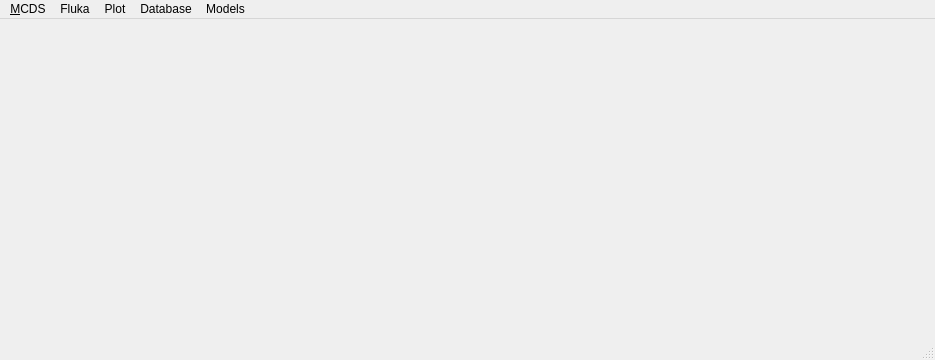
<?xml version="1.0" encoding="UTF-8"?>
<ui version="4.0">
 <class>MainWindow</class>
 <widget class="QMainWindow" name="MainWindow">
  <property name="enabled">
   <bool>true</bool>
  </property>
  <property name="geometry">
   <rect>
    <x>0</x>
    <y>0</y>
    <width>935</width>
    <height>360</height>
   </rect>
  </property>
  <property name="windowTitle">
   <string>CELL: Cellular effect and Lesion Linker</string>
  </property>
  <widget class="QWidget" name="centralwidget"/>
  <widget class="QMenuBar" name="menubar">
   <property name="geometry">
    <rect>
     <x>0</x>
     <y>0</y>
     <width>935</width>
     <height>22</height>
    </rect>
   </property>
   <widget class="QMenu" name="menu_Vista">
    <property name="title">
     <string>&amp;MCDS</string>
    </property>
    <widget class="QMenu" name="menuCalcular_supervivencia">
     <property name="title">
      <string>Calculate cell survival</string>
     </property>
     <addaction name="actionCelula_HSG"/>
     <addaction name="actionCelula_V79"/>
    </widget>
    <addaction name="actionCelula"/>
    <addaction name="actionControl_simulacion"/>
    <addaction name="actionCampo_de_radiacion"/>
    <addaction name="actionOxigenacion"/>
    <addaction name="actionFBL"/>
    <addaction name="actionReductor_de_radicales"/>
    <addaction name="separator"/>
    <addaction name="actionGenerar_input"/>
    <addaction name="actionLanzar_simulaciones"/>
    <addaction name="menuCalcular_supervivencia"/>
    <addaction name="separator"/>
    <addaction name="actionNueva_carpeta"/>
   </widget>
   <widget class="QMenu" name="menuFluka">
    <property name="title">
     <string>Fluka</string>
    </property>
    <addaction name="actionFluka"/>
    <addaction name="separator"/>
    <addaction name="actionFluka_Survival"/>
    <addaction name="separator"/>
    <addaction name="actionNueva_carpeta_proc"/>
    <addaction name="actionCarpeta_output_proc"/>
   </widget>
   <widget class="QMenu" name="menuGraficar">
    <property name="title">
     <string>Plot</string>
    </property>
    <addaction name="actionInterfaz_de_ploteo"/>
   </widget>
   <widget class="QMenu" name="menuBase_de_datos">
    <property name="title">
     <string>Database</string>
    </property>
    <addaction name="actionGenerar_base_de_datos"/>
    <addaction name="actionAdd_PIDE_dataset"/>
   </widget>
   <widget class="QMenu" name="menuModelo">
    <property name="title">
     <string>Models</string>
    </property>
    <widget class="QMenu" name="menuWang_2018">
     <property name="title">
      <string>Wang et al. (2018)</string>
     </property>
     <addaction name="actionParametros_originales"/>
     <addaction name="actionParametros_Sophia"/>
    </widget>
    <addaction name="menuWang_2018"/>
    <addaction name="actionTLK"/>
    <addaction name="actionMachine_learning"/>
   </widget>
   <addaction name="menu_Vista"/>
   <addaction name="menuFluka"/>
   <addaction name="menuGraficar"/>
   <addaction name="menuBase_de_datos"/>
   <addaction name="menuModelo"/>
  </widget>
  <widget class="QStatusBar" name="statusbar"/>
  <action name="actionCelula">
   <property name="checkable">
    <bool>true</bool>
   </property>
   <property name="text">
    <string>Cell</string>
   </property>
   <property name="toolTip">
    <string>Ajusta DNA, NDIA, CDIA y WEM</string>
   </property>
  </action>
  <action name="actionControl_simulacion">
   <property name="checkable">
    <bool>true</bool>
   </property>
   <property name="text">
    <string>Simulation parameters</string>
   </property>
   <property name="toolTip">
    <string>Ajusta NOCS y SEED</string>
   </property>
  </action>
  <action name="actionCampo_de_radiacion">
   <property name="checkable">
    <bool>true</bool>
   </property>
   <property name="text">
    <string>Radiation field parameters</string>
   </property>
   <property name="toolTip">
    <string>Ajusta FN, PAR, KE, MeV/A y AD</string>
   </property>
  </action>
  <action name="actionOxigenacion">
   <property name="checkable">
    <bool>true</bool>
   </property>
   <property name="text">
    <string>Oxygen</string>
   </property>
   <property name="toolTip">
    <string>Ajusta PO2, mmHg, m0, k, q y r</string>
   </property>
  </action>
  <action name="actionFBL">
   <property name="checkable">
    <bool>true</bool>
   </property>
   <property name="text">
    <string>FBL</string>
   </property>
  </action>
  <action name="actionReductor_de_radicales">
   <property name="checkable">
    <bool>true</bool>
   </property>
   <property name="text">
    <string>Free radicals</string>
   </property>
  </action>
  <action name="actionFluka">
   <property name="checkable">
    <bool>true</bool>
   </property>
   <property name="text">
    <string>Add Fluka simulation parameters</string>
   </property>
  </action>
  <action name="actionGenerar_input">
   <property name="text">
    <string>Generate input</string>
   </property>
  </action>
  <action name="actionLanzar_simulaciones">
   <property name="text">
    <string>Launch simulation</string>
   </property>
  </action>
  <action name="actionFluka_Yield">
   <property name="text">
    <string>Fluka -&gt; Yield</string>
   </property>
  </action>
  <action name="actionYield_Survival">
   <property name="text">
    <string>Yield -&gt; Survival</string>
   </property>
  </action>
  <action name="actionInterfaz_de_ploteo">
   <property name="checkable">
    <bool>true</bool>
   </property>
   <property name="text">
    <string>Plot UI</string>
   </property>
  </action>
  <action name="actionGenerar_base_de_datos">
   <property name="checkable">
    <bool>true</bool>
   </property>
   <property name="text">
    <string>Generate a new database</string>
   </property>
  </action>
  <action name="actionNueva_carpeta">
   <property name="text">
    <string>New folder</string>
   </property>
  </action>
  <action name="actionFluka_Survival">
   <property name="text">
    <string>Fluka -&gt; Survival</string>
   </property>
  </action>
  <action name="actionNueva_carpeta_proc">
   <property name="text">
    <string>New output folder</string>
   </property>
  </action>
  <action name="actionCarpeta_output_proc">
   <property name="text">
    <string>Use an existing folder</string>
   </property>
  </action>
  <action name="actionCelula_HSG">
   <property name="text">
    <string>HSG</string>
   </property>
  </action>
  <action name="actionCelula_V79">
   <property name="text">
    <string>V79</string>
   </property>
  </action>
  <action name="actionPar_metros_originales">
   <property name="text">
    <string>Parametros originales</string>
   </property>
  </action>
  <action name="actionPar_metros_Sophia">
   <property name="text">
    <string>Parametros Sophia</string>
   </property>
  </action>
  <action name="actionParametros_originales">
   <property name="checkable">
    <bool>true</bool>
   </property>
   <property name="text">
    <string>Parametros originales</string>
   </property>
  </action>
  <action name="actionParametros_Sophia">
   <property name="checkable">
    <bool>true</bool>
   </property>
   <property name="text">
    <string>Parametros Sophia</string>
   </property>
  </action>
  <action name="actionG1">
   <property name="checkable">
    <bool>true</bool>
   </property>
   <property name="text">
    <string>G1</string>
   </property>
  </action>
  <action name="actionG2">
   <property name="checkable">
    <bool>true</bool>
   </property>
   <property name="text">
    <string>G2 (ADN x2)</string>
   </property>
  </action>
  <action name="actionTLK">
   <property name="text">
    <string>TLK (2001)</string>
   </property>
  </action>
  <action name="actionMachine_learning">
   <property name="text">
    <string>Machine learning</string>
   </property>
  </action>
  <action name="actionAdd_PIDE_dataset">
   <property name="checkable">
    <bool>true</bool>
   </property>
   <property name="text">
    <string>Add PIDE dataset</string>
   </property>
  </action>
 </widget>
 <resources/>
 <connections/>
</ui>
